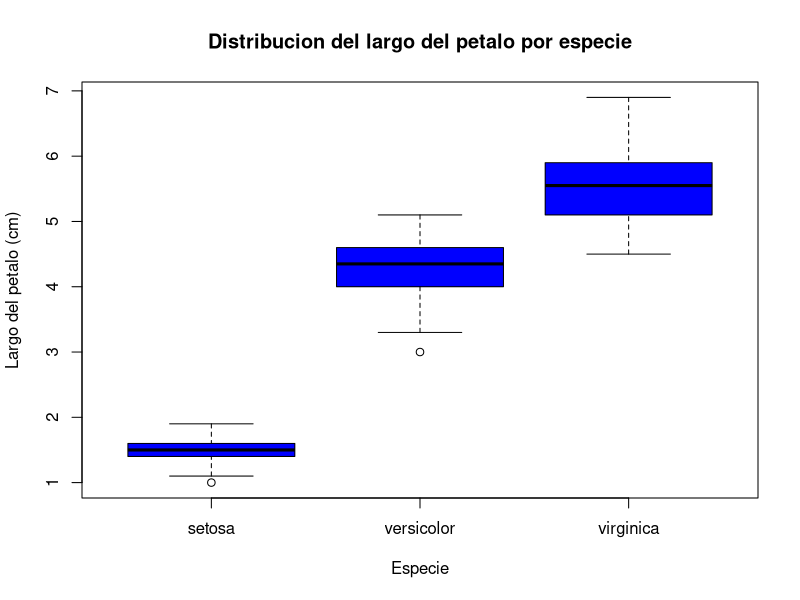
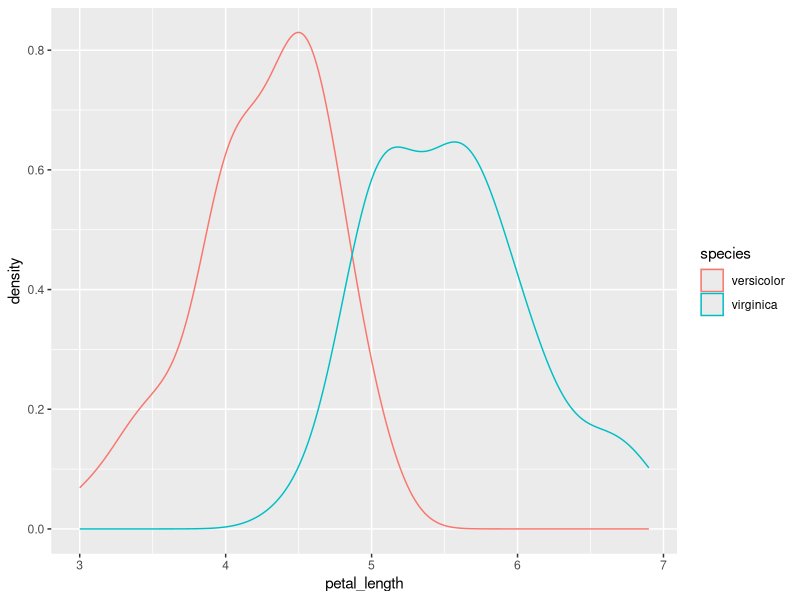
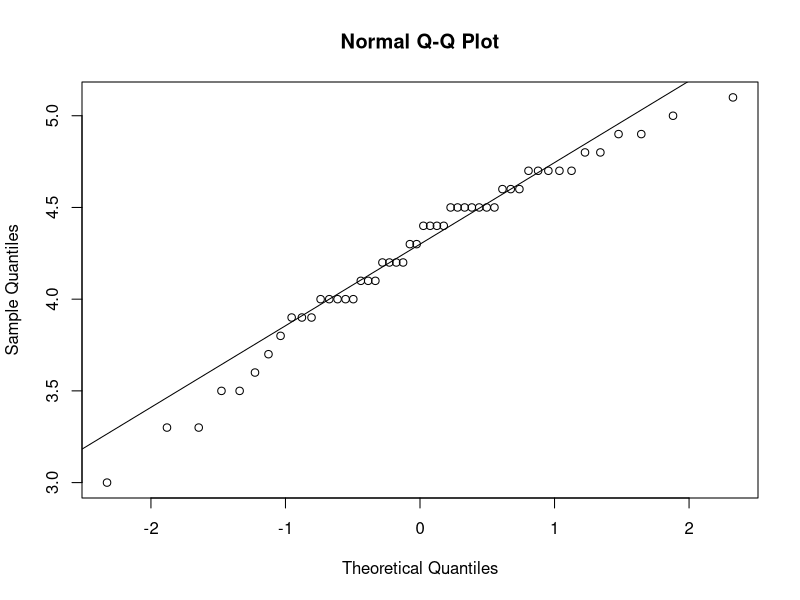
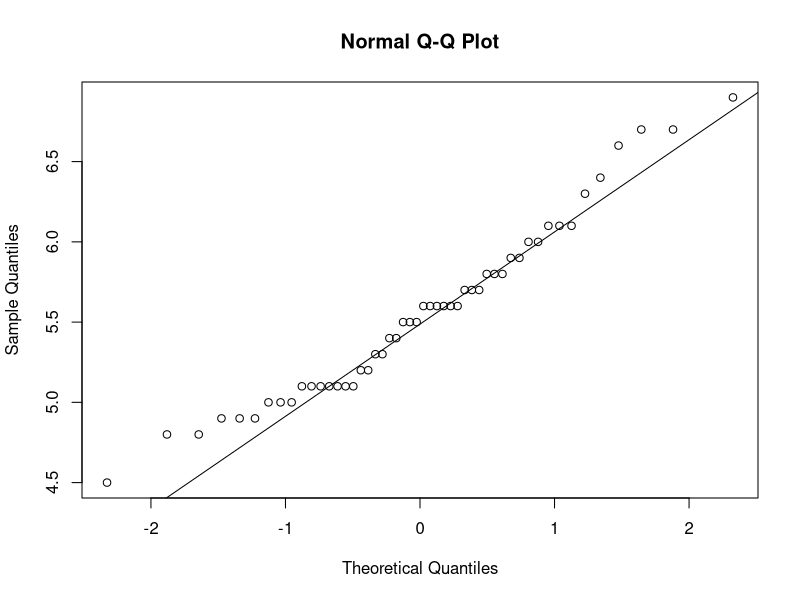

Reproduce these figures in R, in order.
# 04/09/2025
# Hector Briones Cazares
# Base de datos Iris

library("ggplot2")

data("iris")
View(iris)



summary(iris)
head(iris)


boxplot(iris$Petal.Length ~ iris$Species,
        col = "blue",
        main = "Distribucion del largo del petalo por especie",
        xlab = "Especie",
        ylab = "Largo del petalo (cm)")



data_sub <- subset(iris, Species %in% c("versicolor", "virginica"))
iris_especies <- data.frame(species = data_sub$Species,
                            petal_length = data_sub$Petal.Length) 

View(iris_especies)
head(iris_especies)
summary(iris_especies)

tapply(iris$Petal.Length, iris$Species, mean)
tapply(iris$Petal.Length, iris$Species, sd)
tapply(iris$Petal.Length, iris$Species, var)

ggplot(iris_especies, aes(x = petal_length, color = species,))+
  geom_density()

df_versi <- subset(iris_especies, species  == "versicolor")
df_virgi <- subset(iris_especies, species != "versicolor")

qqnorm(df_versi$petal_length); qqline(df_versi$petal_length)
qqnorm(df_virgi$petal_length); qqline(df_virgi$petal_length)

shapiro.test(df_versi$petal_length)
shapiro.test(df_virgi$petal_length)

var.test(df_versi$petal_length, df_virgi$petal_length)

t.test(df_versi$petal_length, df_virgi$petal_length,
       alternative = "two.sided",
       var.equal = T)

cohens_efecto <- function(x,y) {
  n1 <- length(x); n2 <- length(y)
  s1 <- sd(x); s2 <- sd(y)
  sp <- sqrt(((n1-1) * s1^2 + (n2 - 1) * s2^2) / (n1 + n2 -2))
  (mean(x) - mean(y)) / sp
}

d_cal <- (cohens_efecto(df_versi$petal_length, df_virgi$petal_length))
d_cal
